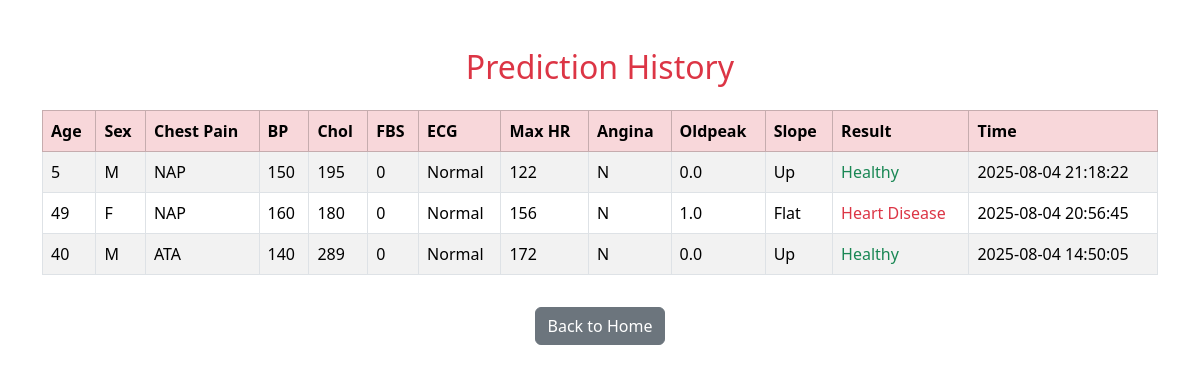
The app's page /history with its own data.
### tables this page shows
CREATE TABLE predictions (
            id INTEGER PRIMARY KEY AUTOINCREMENT,
            age INTEGER,
            sex TEXT,
            chest_pain TEXT,
            resting_bp INTEGER,
            cholesterol INTEGER,
            fbs INTEGER,
            ecg TEXT,
            max_hr INTEGER,
            angina TEXT,
            oldpeak REAL,
            slope TEXT,
            result TEXT,
            timestamp DATETIME DEFAULT CURRENT_TIMESTAMP
        );

### app.py (the view)
@app.route("/history")
def history():
    conn = sqlite3.connect("predictions.db")
    c = conn.cursor()
    c.execute("SELECT * FROM predictions ORDER BY timestamp DESC")
    records = c.fetchall()
    conn.close()
    return render_template("history.html", records=records)

### templates/history.html (shortened to what this page needs)
<!DOCTYPE html>
<html lang="en">
<head>
  <link href="https://cdn.jsdelivr.net/npm/bootstrap@5.3.3/dist/css/bootstrap.min.css" rel="stylesheet">
</head>
<body>
  <div class="container py-5">
    <h2 class="text-danger text-center mb-4">Prediction History</h2>
    <table class="table table-bordered table-striped">
      <thead class="table-danger">
        <tr>
          <th>Age</th><th>Sex</th><th>Chest Pain</th><th>BP</th><th>Chol</th><th>FBS</th>
          <th>ECG</th><th>Max HR</th><th>Angina</th><th>Oldpeak</th><th>Slope</th><th>Result</th><th>Time</th>
        </tr>
      </thead>
      <tbody>
        {% for row in records %}
        <tr>
          <td>{{ row[1] }}</td>
          <td>{{ row[2] }}</td>
          <td>{{ row[3] }}</td>
          <td>{{ row[4] }}</td>
          <td>{{ row[5] }}</td>
          <td>{{ row[6] }}</td>
          <td>{{ row[7] }}</td>
          <td>{{ row[8] }}</td>
          <td>{{ row[9] }}</td>
          <td>{{ row[10] }}</td>
          <td>{{ row[11] }}</td>
          <td class="{{ 'text-danger' if row[12]=='Heart Disease' else 'text-success' }}">{{ row[12] }}</td>
          <td>{{ row[13] }}</td>
        </tr>
        {% endfor %}
      </tbody>
    </table>
    <div class="text-center">
      <a href="/" class="btn btn-secondary mt-3">Back to Home</a>
    </div>
  </div>
</body>
</html>

### records on screen
predictions: age "5", sex "M", chest_pain "NAP", resting_bp "150", cholesterol "195", fbs "0", ecg "Normal", max_hr "122", angina "N", oldpeak "0.0", slope "Up", result "Healthy", timestamp "2025-08-04 21:18:22"
predictions: age "49", sex "F", chest_pain "NAP", resting_bp "160", cholesterol "180", fbs "0", ecg "Normal", max_hr "156", angina "N", oldpeak "1.0", slope "Flat", result "Heart Disease", timestamp "2025-08-04 20:56:45"
predictions: age "40", sex "M", chest_pain "ATA", resting_bp "140", cholesterol "289", fbs "0", ecg "Normal", max_hr "172", angina "N", oldpeak "0.0", slope "Up", result "Healthy", timestamp "2025-08-04 14:50:05"
